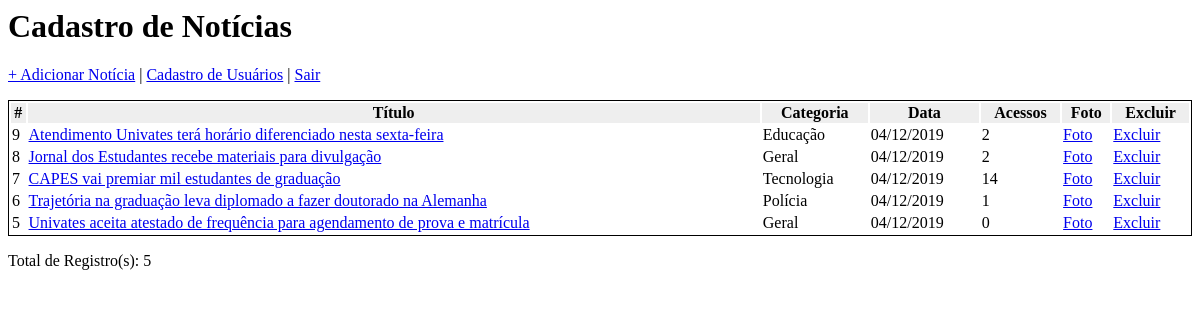
The page /admin/index.php (signed in) on the database its author committed.
### tables this page shows
CREATE TABLE noticias (id INTEGER PRIMARY KEY AUTOINCREMENT, titulo VARCHAR (100) NOT NULL, categoria VARCHAR (50) NOT NULL, texto TEXT NOT NULL, data INTEGER NOT NULL, acessos INTEGER NOT NULL DEFAULT (0));

### admin/index.php (the view, shortened to what this page needs)
<?php
	$PDO = new PDO("sqlite:../dados.db");
?>
<html>
<head>
	<link rel="stylesheet" href="css/estilo.css">
</head>
<body>
<h1>Cadastro de Notícias</h1>
<p><a href="frmAdicionar.php">+ Adicionar Notícia</a> | <a href="index_u.php">Cadastro de Usuários</a> | <a href="logoff.php">Sair</a></p>
<table>
	<thead>
		<tr>
			<th>#</th>
			<th>Título</th>
			<th>Categoria</th>
			<th>Data</th>
			<th>Acessos</th>
			<th>Foto</th>
			<th>Excluir</th>
		</tr>
	</thead>
	<tbody>
	<?php
		$sql = $PDO->prepare("SELECT * FROM noticias ORDER BY data DESC");
		$sql->execute();
		$dados = $sql->fetchAll();
		foreach ($dados as $d)
		{
			?>
			<tr>
				<td><?=$d["id"]?></td>
				<td><a href="frmEditar.php?id=<?=$d["id"]?>"><?=$d["titulo"]?></a></td>
				<td><?=$d["categoria"]?></td>
				<td><?=date("d/m/Y", $d["data"])?></td>
				<td><?=$d["acessos"]?></td>
				<td><a href="frmFoto.php?id=<?=$d["id"]?>">Foto</a></td>
				<td><a href="excluir.php?id=<?=$d["id"]?>">Excluir</a></td>
			</tr>
			<?php
		}
	?>
	</tbody>
</table>
<p>Total de Registro(s): <?=count($dados)?></p>
</body>
</html>

### admin/css/estilo.css (style rules this page uses)
table { border: 1px solid black; width: 100%; }
thead { background-color:#eee; border: 1px solid black; }

### rows shown on the page
noticias: id "9", titulo "Atendimento Univates terá horário diferenciado nesta sexta-feira", categoria "Educação", data "04/12/2019", acessos "2"
noticias: id "8", titulo "Jornal dos Estudantes recebe materiais para divulgação", categoria "Geral", data "04/12/2019", acessos "2"
noticias: id "7", titulo "CAPES vai premiar mil estudantes de graduação", categoria "Tecnologia", data "04/12/2019", acessos "14"
noticias: id "6", titulo "Trajetória na graduação leva diplomado a fazer doutorado na Alemanha", categoria "Polícia", data "04/12/2019", acessos "1"
noticias: id "5", titulo "Univates aceita atestado de frequência para agendamento de prova e matrícula", categoria "Geral", data "04/12/2019", acessos "0"

### other values the page prints
count($dados) "5"
